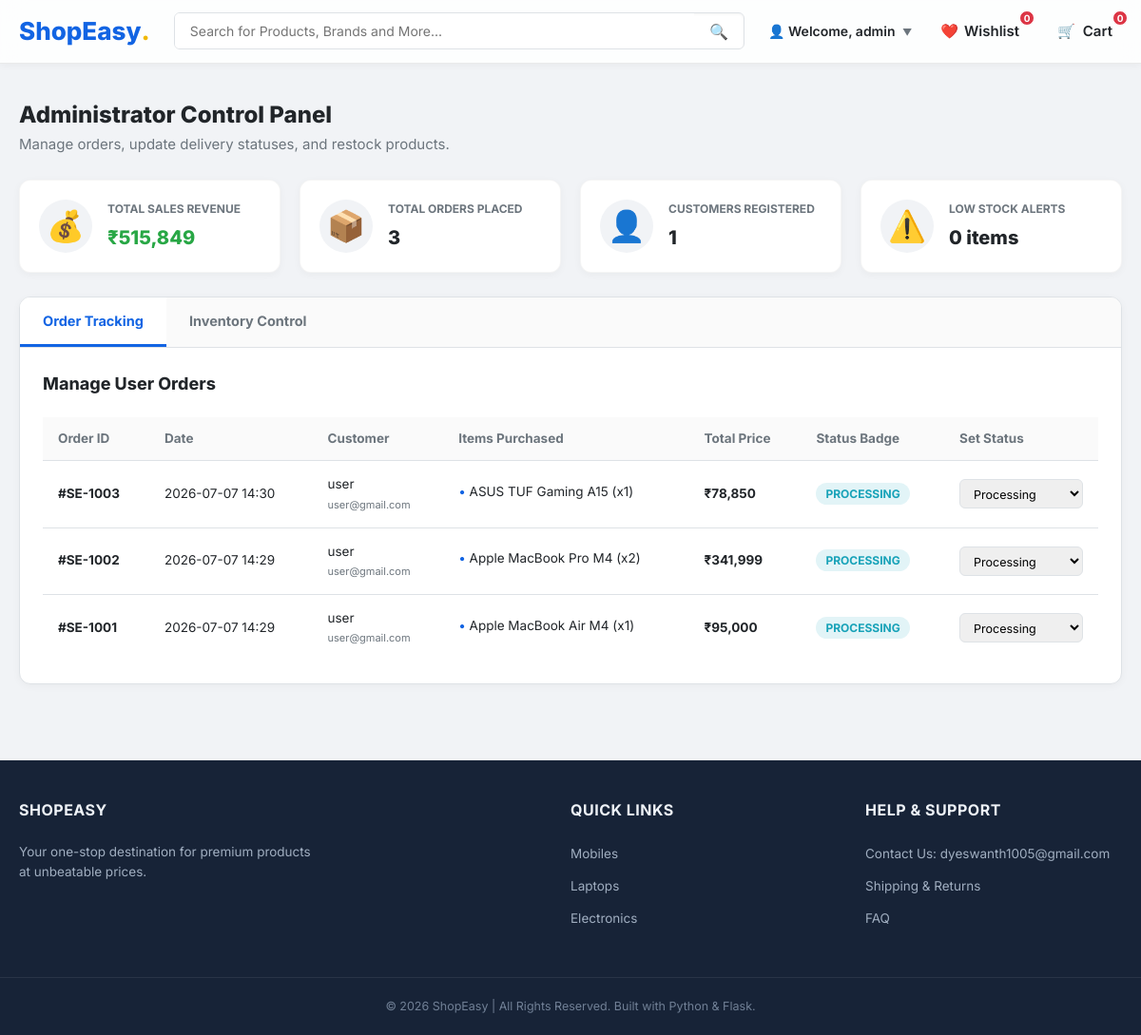
The page /admin (signed in) on the database its author committed.
### tables this page shows
CREATE TABLE users (
        id INTEGER PRIMARY KEY AUTOINCREMENT,
        username TEXT UNIQUE NOT NULL,
        password_hash TEXT NOT NULL,
        email TEXT UNIQUE NOT NULL,
        address TEXT,
        phone TEXT,
        is_admin INTEGER DEFAULT 0
    );

CREATE TABLE orders (
        id INTEGER PRIMARY KEY AUTOINCREMENT,
        user_id INTEGER NOT NULL,
        total_price INTEGER NOT NULL,
        date TEXT NOT NULL,
        status TEXT NOT NULL DEFAULT 'Processing',
        address TEXT NOT NULL,
        phone TEXT NOT NULL,
        payment_method TEXT NOT NULL,
        FOREIGN KEY (user_id) REFERENCES users(id) ON DELETE CASCADE
    );

CREATE TABLE order_items (
        id INTEGER PRIMARY KEY AUTOINCREMENT,
        order_id INTEGER NOT NULL,
        product_id INTEGER NOT NULL,
        quantity INTEGER NOT NULL,
        price_at_purchase INTEGER NOT NULL,
        FOREIGN KEY (order_id) REFERENCES orders(id) ON DELETE CASCADE,
        FOREIGN KEY (product_id) REFERENCES products(id) ON DELETE CASCADE
    );

CREATE TABLE products (
        id INTEGER PRIMARY KEY AUTOINCREMENT,
        name TEXT NOT NULL,
        category TEXT NOT NULL,
        price INTEGER NOT NULL,
        image_url TEXT NOT NULL,
        description TEXT NOT NULL,
        rating REAL DEFAULT 4.0,
        stock INTEGER NOT NULL,
        specifications TEXT NOT NULL
    );

### app.py (the view)
@app.route('/admin')
@login_required
@admin_required
def admin_dashboard():
    db = get_db()
    total_sales_row = db.execute('SELECT SUM(total_price) as sum FROM orders').fetchone()
    total_sales = total_sales_row['sum'] or 0
    total_orders_row = db.execute('SELECT COUNT(*) as count FROM orders').fetchone()
    total_orders = total_orders_row['count'] or 0
    total_users_row = db.execute('SELECT COUNT(*) as count FROM users WHERE is_admin = 0').fetchone()
    total_users = total_users_row['count'] or 0
    low_stock_row = db.execute('SELECT COUNT(*) as count FROM products WHERE stock <= 5').fetchone()
    low_stock_count = low_stock_row['count'] or 0
    all_orders = db.execute('''
        SELECT o.*, u.username, u.email
        FROM orders o
        JOIN users u ON o.user_id = u.id
        ORDER BY o.id DESC
    ''').fetchall()
    orders_list = []
    for order in all_orders:
        items = db.execute('''
            SELECT oi.quantity, oi.price_at_purchase, p.name
            FROM order_items oi
            JOIN products p ON oi.product_id = p.id
            WHERE oi.order_id = ?
        ''', (order['id'],)).fetchall()
        orders_list.append({
            'details': order,
            'items': items
        })
    all_products = db.execute('SELECT * FROM products ORDER BY category ASC, name ASC').fetchall()
    return render_template('admin.html',
                           total_sales=total_sales,
                           total_orders=total_orders,
                           total_users=total_users,
                           low_stock_count=low_stock_count,
                           orders=orders_list,
                           products=all_products)

### app.py (called while the page is built)
def get_db():
    db = getattr(g, '_database', None)
    if db is None:
        db = g._database = sqlite3.connect(DB_PATH)
        db.row_factory = sqlite3.Row
    return db

@app.teardown_appcontext
def close_connection(exception):
    db = getattr(g, '_database', None)
    if db is not None:
        db.close()

@app.template_filter('format_price')
def format_price(value):
    try:
        return f"₹{int(value):,}"
    except (ValueError, TypeError):
        return f"₹{value}"

def login_required(view):
    @functools.wraps(view)
    def wrapped_view(**kwargs):
        if g.user is None:
            flash('Please log in to continue.', 'warning')
            return redirect(url_for('login', next=request.url))
        return view(**kwargs)
    return wrapped_view

def admin_required(view):
    @functools.wraps(view)
    def wrapped_view(**kwargs):
        if g.user is None:
            flash('Please log in to continue.', 'warning')
            return redirect(url_for('login', next=request.url))
        if not g.user['is_admin']:
            flash('Access denied. Administrator privileges required.', 'danger')
            return redirect(url_for('index'))
        return view(**kwargs)
    return wrapped_view

### templates/admin.html (shortened to what this page needs)
{% extends 'base.html' %}
{% block content %}
<div class="admin-page-container">
    <div class="admin-header">
        <h2>Administrator Control Panel</h2>
        <p>Manage orders, update delivery statuses, and restock products.</p>
    </div>
    <section class="admin-stats-grid">
        <div class="stat-card">
            <span class="stat-icon">💰</span>
            <div class="stat-info">
                <span class="stat-lbl">Total Sales Revenue</span>
                <span class="stat-val text-success">{{ total_sales|format_price }}</span>
            </div>
        </div>
        <div class="stat-card">
            <span class="stat-icon">📦</span>
            <div class="stat-info">
                <span class="stat-lbl">Total Orders Placed</span>
                <span class="stat-val">{{ total_orders }}</span>
            </div>
        </div>
        <div class="stat-card">
            <span class="stat-icon">👤</span>
            <div class="stat-info">
                <span class="stat-lbl">Customers Registered</span>
                <span class="stat-val">{{ total_users }}</span>
            </div>
        </div>
        <div class="stat-card {% if low_stock_count > 0 %}alert-warning-card{% endif %}">
            <span class="stat-icon">⚠️</span>
            <div class="stat-info">
                <span class="stat-lbl">Low Stock Alerts</span>
                <span class="stat-val {% if low_stock_count > 0 %}text-danger{% endif %}">{{ low_stock_count }} items</span>
            </div>
        </div>
    </section>
    <div class="admin-control-box">
        <div class="admin-tabs-header">
            <button class="admin-tab-btn active" id="ordersTabBtn">Order Tracking</button>
            <button class="admin-tab-btn" id="inventoryTabBtn">Inventory Control</button>
        </div>
        <div class="admin-panel-body" id="ordersPanel">
            <h3>Manage User Orders</h3>
            <div class="table-responsive">
                <table class="admin-table">
                    <thead>
                        <tr>
                            <th>Order ID</th>
                            <th>Date</th>
                            <th>Customer</th>
                            <th>Items Purchased</th>
                            <th>Total Price</th>
                            <th>Status Badge</th>
                            <th>Set Status</th>
                        </tr>
                    </thead>
                    <tbody>
                        {% if orders %}
                            {% for order in orders %}
                                <tr id="orderRow-{{ order['details']['id'] }}">
                                    <td><strong>#SE-100{{ order['details']['id'] }}</strong></td>
                                    <td>{{ order['details']['date'] }}</td>
                                    <td>
                                        <div>{{ order['details']['username'] }}</div>
                                        <div class="sub-text">{{ order['details']['email'] }}</div>
                                    </td>
                                    <td>
                                        <ul class="order-items-list-cell">
                                            {% for item in order['items'] %}
                                                <li>{{ item['name'] }} (x{{ item['quantity'] }})</li>
                                            {% endfor %}
                                        </ul>
                                    </td>
                                    <td><strong class="price">{{ order['details']['total_price']|format_price }}</strong></td>
                                    <td>
                                        <span class="status-badge {{ order['details']['status']|lower }}" id="statusBadge-{{ order['details']['id'] }}">
                                            {{ order['details']['status'] }}
                                        </span>
                                    </td>
                                    <td>
                                        <select class="form-control status-select" data-order-id="{{ order['details']['id'] }}">
                                            <option value="Processing" {% if order['details']['status'] == 'Processing' %}selected{% endif %}>Processing</option>
                                        </select>
                                    </td>
                                </tr>
                            {% endfor %}
                        {% else %}
                            <tr>
                                <td colspan="7" class="no-records">No orders placed on the system yet.</td>
                            </tr>
                        {% endif %}
                    </tbody>
                </table>
            </div>
        </div>
    </div>
</div>
{% endblock %}

### templates/base.html (shortened to what this page needs)
<!DOCTYPE html>
<html lang="en">
<head>
    <link rel="stylesheet" href="{{ url_for('static', filename='style.css') }}">
</head>
<body>
    <header class="glass-header">
        <div class="header-container">
            <a href="{{ url_for('index') }}" class="logo-link">
                <span class="logo-text">ShopEasy</span>
                <span class="logo-dot">.</span>
            </a>
            <div class="search-wrapper">
                <form action="{{ url_for('search') }}" method="GET" class="search-form" id="searchForm">
                    <input type="text" name="q" placeholder="Search for Products, Brands and More..." value="{{ q or '' }}" autocomplete="off" id="searchInput">
                    <button type="submit" class="search-btn">🔍</button>
                </form>
            </div>
            <div class="header-actions">
                {% if g.user %}
                    <div class="user-dropdown">
                        <button class="action-btn user-btn" id="userMenuBtn">
                            👤 Welcome, {{ g.user['username'] }} <span class="arrow">▼</span>
                        </button>
                    </div>
                {% else %}
                    <a href="{{ url_for('login') }}" class="login-btn-link">Login</a>
                {% endif %}
                <a href="{{ url_for('wishlist') }}" class="wishlist-btn-link" title="Wishlist">
                    <span class="wish-icon">❤️</span>
                    <span class="wish-text">Wishlist</span>
                    <span class="wish-badge" id="wishlistBadge">{{ g.wishlist_count }}</span>
                </a>
                <a href="{{ url_for('cart') }}" class="cart-btn">
                    <span class="cart-icon">🛒</span>
                    <span class="cart-text">Cart</span>
                    <span class="cart-badge" id="cartBadge">{{ g.cart_count }}</span>
                </a>
            </div>
        </div>
    </header>
    <main class="main-content">
        {% block content %}{% endblock %}
    </main>
    <footer>
        <div class="footer-container">
            <div class="footer-col">
                <h3>ShopEasy</h3>
                <p>Your one-stop destination for premium products at unbeatable prices.</p>
            </div>
            <div class="footer-col">
                <h3>Quick Links</h3>
                <ul>
                    <li><a href="{{ url_for('category', cat_name='mobiles') }}">Mobiles</a></li>
                    <li><a href="{{ url_for('category', cat_name='laptops') }}">Laptops</a></li>
                    <li><a href="{{ url_for('category', cat_name='electronics') }}">Electronics</a></li>
                </ul>
            </div>
            <div class="footer-col">
                <h3>Help & Support</h3>
                <ul>
                    <li><a href="mailto:dyeswanth1005@gmail.com">Contact Us: dyeswanth1005@gmail.com</a></li>
                    <li><a href="#">Shipping & Returns</a></li>
                    <li><a href="#">FAQ</a></li>
                </ul>
            </div>
        </div>
        <div class="footer-bottom">
            <p>&copy; 2026 ShopEasy | All Rights Reserved. Built with Python & Flask.</p>
        </div>
    </footer>
</body>
</html>

### rows shown on the page
users: user.username "admin"
orders: details.id "3", details "2026-07-07 14:30", details.total_price "₹78,850", details.status "PROCESSING", status+id "Processing"
users: details.username "user" "user" "user", details.email "user@gmail.com" "user@gmail.com" "user@gmail.com"
order_items: name "ASUS TUF Gaming A15", quantity "1"
orders: details.id "2", details "2026-07-07 14:29", details.total_price "₹341,999", details.status "PROCESSING", status+id "Processing"
order_items: name "Apple MacBook Pro M4", quantity "2"
orders: details.id "1", details "2026-07-07 14:29", details.total_price "₹95,000", details.status "PROCESSING", status+id "Processing"
order_items: name "Apple MacBook Air M4", quantity "1"

### other values the page prints
{{ g.wishlist_count }} "0"
{{ g.cart_count }} "0"
{{ total_sales|format_price }} "₹515,849"
{{ total_orders }} "3"
{{ total_users }} "1"
{{ low_stock_count }} "0"
